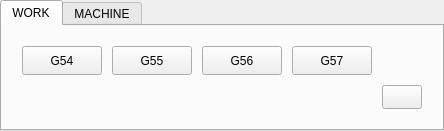
           <widget class="MkTabWidget" name="tabWidget_2">
            <property name="sizePolicy">
             <sizepolicy hsizetype="Expanding" vsizetype="Minimum">
              <horstretch>0</horstretch>
              <verstretch>0</verstretch>
             </sizepolicy>
            </property>
            <property name="tabShape">
             <enum>QTabWidget::Rounded</enum>
            </property>
            <property name="currentIndex">
             <number>0</number>
            </property>
            <widget class="QWidget" name="tab_4">
             <attribute name="icon">
              <iconset>
               <normaloff>../common/icons/crosshairs-solid.png</normaloff>
               <normalon>../common/icons/crosshairs-solid.bg.png</normalon>../common/icons/crosshairs-solid.png</iconset>
             </attribute>
             <attribute name="title">
              <string>WORK</string>
             </attribute>
             <layout class="QGridLayout" name="gridLayout_5">
              <property name="sizeConstraint">
               <enum>QLayout::SetMinimumSize</enum>
              </property>
              <property name="leftMargin">
               <number>20</number>
              </property>
              <property name="topMargin">
               <number>20</number>
              </property>
              <property name="rightMargin">
               <number>20</number>
              </property>
              <property name="bottomMargin">
               <number>20</number>
              </property>
              <property name="spacing">
               <number>10</number>
              </property>
              <item row="0" column="0">
               <widget class="ActionButton" name="actionbutton_13">
                <property name="minimumSize">
                 <size>
                  <width>34</width>
                  <height>29</height>
                 </size>
                </property>
                <property name="text">
                 <string>G54</string>
                </property>
                <property name="actionName" stdset="0">
                 <string>machine.set-work-coord:G54</string>
                </property>
               </widget>
              </item>
              <item row="0" column="1">
               <widget class="ActionButton" name="actionbutton_12">
                <property name="minimumSize">
                 <size>
                  <width>34</width>
                  <height>29</height>
                 </size>
                </property>
                <property name="text">
                 <string>G55</string>
                </property>
                <property name="actionName" stdset="0">
                 <string>machine.set-work-coord:G55</string>
                </property>
               </widget>
              </item>
              <item row="0" column="2">
               <widget class="ActionButton" name="actionbutton_11">
                <property name="minimumSize">
                 <size>
                  <width>34</width>
                  <height>29</height>
                 </size>
                </property>
                <property name="text">
                 <string>G56</string>
                </property>
                <property name="actionName" stdset="0">
                 <string>machine.set-work-coord:G56</string>
                </property>
               </widget>
              </item>
              <item row="0" column="3">
               <widget class="ActionButton" name="actionbutton_14">
                <property name="minimumSize">
                 <size>
                  <width>34</width>
                  <height>29</height>
                 </size>
                </property>
                <property name="text">
                 <string>G57</string>
                </property>
                <property name="actionName" stdset="0">
                 <string>machine.set-work-coord:G57</string>
                </property>
               </widget>
              </item>
              <item row="1" column="0" colspan="4">
               <widget class="MonokromDroGroup" name="compositedrogroup_2">
                <property name="maximumSize">
                 <size>
                  <width>10000</width>
                  <height>200</height>
                 </size>
                </property>
               </widget>
              </item>
              <item row="1" column="4">
               <widget class="ActionButton" name="actionbutton_15">
                <property name="sizePolicy">
                 <sizepolicy hsizetype="Fixed" vsizetype="Minimum">
                  <horstretch>0</horstretch>
                  <verstretch>0</verstretch>
                 </sizepolicy>
                </property>
                <property name="maximumSize">
                 <size>
                  <width>44</width>
                  <height>16777215</height>
                 </size>
                </property>
                <property name="styleSheet">
                 <string notr="true">max-width: 40px;</string>
                </property>
                <property name="icon">
                 <iconset>
                  <normaloff>../common/icons/homed.png</normaloff>
                  <disabledoff>../common/icons/homed.png</disabledoff>../common/icons/homed.png</iconset>
                </property>
                <property name="iconSize">
                 <size>
                  <width>20</width>
                  <height>20</height>
                 </size>
                </property>
                <property name="actionName" stdset="0">
                 <string>machine.home.all</string>
                </property>
               </widget>
              </item>
             </layout>
            </widget>
            <widget class="QWidget" name="tab_3">
             <attribute name="icon">
              <iconset>
               <normaloff>../common/icons/crosshairs-solid.png</normaloff>
               <normalon>../common/icons/crosshairs-solid.bg.png</normalon>
               <activeoff>icons/crosshairs-solid.on.png</activeoff>
               <selectedoff>icons/crosshairs-solid.on.png</selectedoff>../common/icons/crosshairs-solid.png</iconset>
             </attribute>
             <attribute name="title">
              <string>MACHINE</string>
             </attribute>
            </widget>
           </widget>
